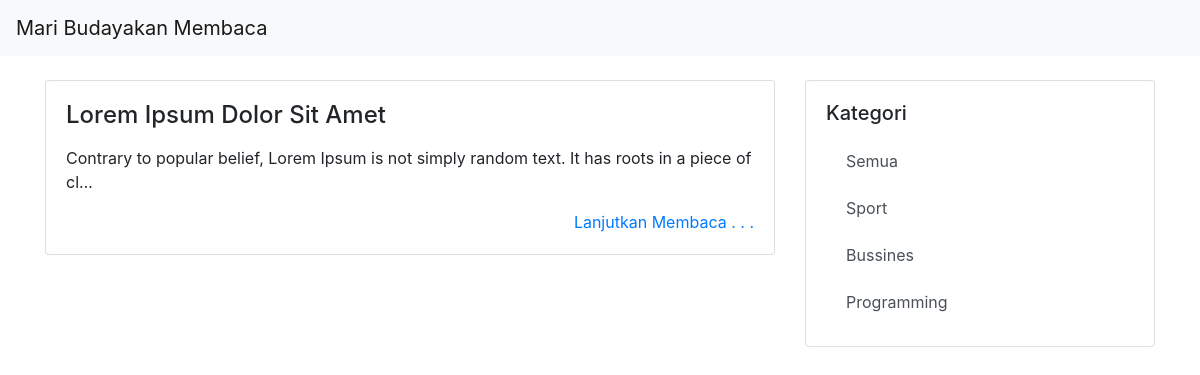
The page / on the database its author committed.
### blog/models.py (models this page shows, shortened)
class Post(models.Model):
    author = models.ForeignKey(User, related_name='posts')
    title = models.CharField(max_length=255)
    slug = autoslug.AutoSlugField(populate_from='title')
    category = models.ForeignKey(Category, related_name='posts')
    content = RichTextUploadingField()
    create_at = models.DateTimeField(auto_now=True)

class Category(models.Model):
    name = models.CharField(max_length=100)
    description = models.TextField(default=None, blank=True)
    create_at = models.DateTimeField(auto_now=True)

### blog/views.py (the view)
# urls.py: url(r'^$', views.PostsListView.as_view(), name='list'),
class PostsListView(View):
    template_name = 'post_list.html'
    def get(self, request):
        cat = request.GET.get('category', None)
        if cat:
            posts = Post.objects.filter(category__name=cat)
        else:
            posts = Post.objects.all()
        context_data = {
            'categories': Category.objects.all(),
            'posts': posts
        }
        return render(request, self.template_name, context_data)

### templates/post_list.html
{% extends "index.html" %} {% block content %} {% for post in posts %}
<div class="card" style="width: 100%; margin-top: 8px;">
    <div class="card-body">
        <h4 class="card-title">{{post.title}}</h4>
        <p class="card-text">{{post.content|truncatechars:100|safe}}</p>
        <a href="{% url 'detail' post.slug %}" class="card-link" style="float: right">Lanjutkan Membaca . . .</a>
    </div>
</div>
{% empty %}
<div class="alert alert-info" style="margin-top: 8px;" role="alert">
    Tidak ada postingan!
</div>
{% endfor %} {% endblock content %}

### templates/index.html (shortened to what this page needs)
{% load staticfiles %}
<!DOCTYPE html>
<html lang="en">
<head>
    <link rel="stylesheet" href="https://stackpath.bootstrapcdn.com/bootstrap/4.1.1/css/bootstrap.min.css"
>
    <link rel="stylesheet" href="{% static 'root/ckeditor/ckeditor/plugins/codesnippet/lib/highlight/styles/default.css' %}"
    />
</head>
<body>
    <nav class="navbar navbar-expand-lg navbar-light bg-light">
        <div class="collapse navbar-collapse" id="navbarTogglerDemo01">
            <a class="navbar-brand" href="#">Mari Budayakan Membaca</a>
        </div>
    </nav>
    <div class="container" style="margin-top: 16px;">
        <div class="row">
            <div class="col-md-8">
                {% block content %} {% endblock content %}
            </div>
            <div class="col-md-4">
                <div class="card" style="width: 100%; margin-top: 8px;">
                    <div class="card-body">
                        <h5 class="card-title">Kategori</h5>
                        <div class="list-group">
                            <a href="/" class="list-group-item list-group-item-action" style="border: 0px white solid">
                                Semua
                            </a>
                            {% for category in categories %}
                            <a href="/?category={{category.name}}" class="list-group-item list-group-item-action" style="border: 0px white solid">
                                {{category.name}}
                            </a>
                            {% endfor %}
                        </div>
                    </div>
                </div>
            </div>
        </div>
    </div>
</body>
</html>

### rows shown on the page
Post: title "Lorem Ipsum Dolor Sit Amet", content "Contrary to popular belief, Lorem Ipsum is not simply random text. It has roots in a piece of cl…"
Category: name "Sport"
Category: name "Bussines"
Category: name "Programming"
